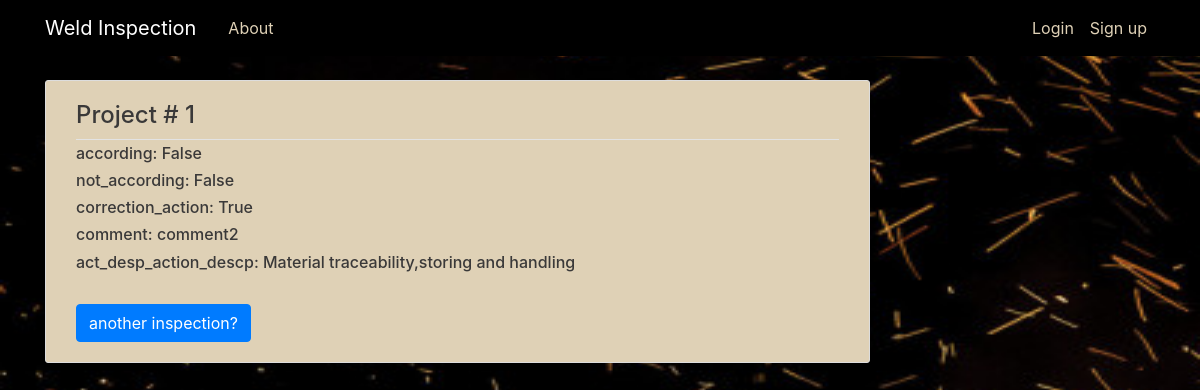
/new/inspection/2/, run on an earlier commit of the app's database.
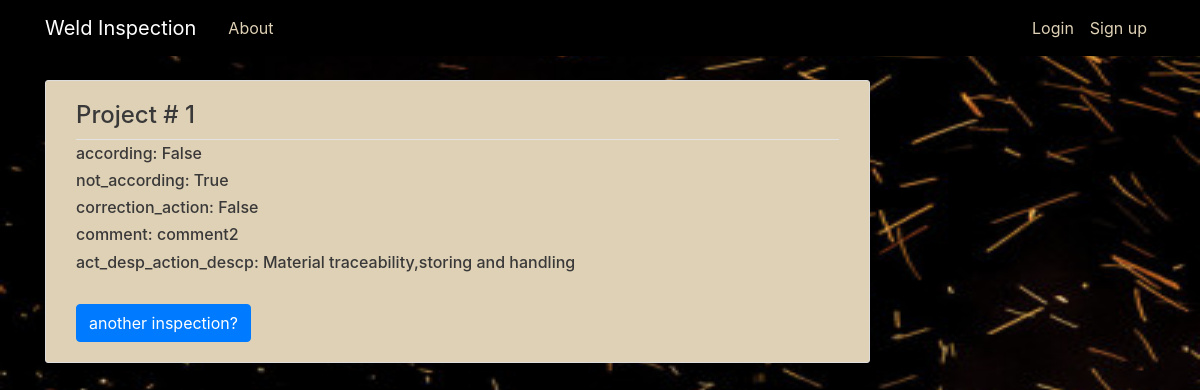
And on a later commit of the database.
### inspection/models.py (models this page shows, shortened)
class activity_inspection_action(models.Model):
    according=models.BooleanField(default=False)
    not_according=models.BooleanField(default=False)
    correction_action=models.BooleanField(default=False)
    comment=models.CharField(max_length=100,blank=True)
    inspection_id=models.ForeignKey(project,on_delete=models.CASCADE)
    act_desp_action_descp=models.ForeignKey(activity_description,on_delete=models.CASCADE)

class project(models.Model):
    project_number=models.IntegerField(primary_key=True)
    report_number=models.IntegerField(unique=True)
    data_perform=models.DateTimeField(default=datetime.now())
    project_user_name=models.ForeignKey(User,on_delete=models.CASCADE)
    def __str__(self):
        return str(self.project_number)

class activity_description(models.Model):
    act_descp=models.CharField(max_length=200,blank=True,primary_key=True) # If a field has blank=True, form validation will allow entry of an empty value.
    act_descp_source=models.ForeignKey(User,on_delete=models.CASCADE)
    def __str__(self):
        return str(self.act_descp)

### inspection/views.py (the view)
# urls.py: path('new/inspection/<int:pk>/',InspectionDetailView.as_view(),name='inspection-detail'),
class InspectionDetailView(DetailView):
    model = activity_inspection_action
    template_name='inspection/activity_inspection_action_detail.html'

### inspection/templates/inspection/activity_inspection_action_detail.html
{% extends "inspection/base.html" %}
{% block content %}
  <article class="media content-section">
    <div class="media-body">
      <div class="article-metadata">
        <h4>Project # {{ object.inspection_id}}</h4>
      </div>
      <h6 class="article-title">according: {{ object.according}}</h6>
      <h6 class="article-content">not_according: {{ object.not_according }}</h6>
      <h6 class="article-content">correction_action: {{ object.correction_action }}</h6>
      <h6 class="article-content">comment: {{ object.comment }}</h6>
      <h6 class="article-content">act_desp_action_descp: {{ object.act_desp_action_descp }}</h6>
      <br>
      <a href="{% url 'inspection-inspection' %}"  class="btn btn-primary">another inspection?</a>
    </div>
  </article>
{% endblock content %}

What changed in the data, as far as the page shows it:
changed activity_inspection_action "False": not_according "False" → "True"; correction_action "True" → "False"
